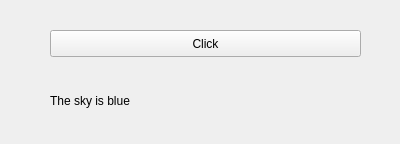
<?xml version="1.0" encoding="UTF-8"?>
<ui version="4.0">
 <class>Widget</class>
 <widget class="QWidget" name="Widget">
  <property name="geometry">
   <rect>
    <x>0</x>
    <y>0</y>
    <width>400</width>
    <height>144</height>
   </rect>
  </property>
  <property name="windowTitle">
   <string>Form</string>
  </property>
  <widget class="QPushButton" name="pushButton">
   <property name="geometry">
    <rect>
     <x>50</x>
     <y>30</y>
     <width>311</width>
     <height>27</height>
    </rect>
   </property>
   <property name="text">
    <string>Click</string>
   </property>
  </widget>
  <widget class="QLabel" name="font_dialog_label">
   <property name="geometry">
    <rect>
     <x>50</x>
     <y>80</y>
     <width>311</width>
     <height>41</height>
    </rect>
   </property>
   <property name="text">
    <string>The sky is blue</string>
   </property>
  </widget>
 </widget>
 <resources/>
 <connections/>
</ui>
